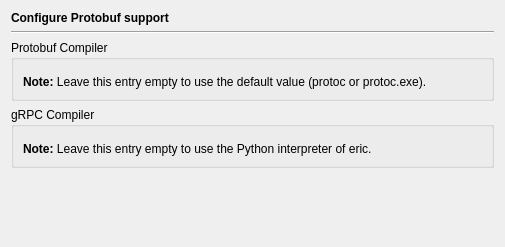
<?xml version="1.0" encoding="UTF-8"?>
<ui version="4.0">
 <class>ProtobufPage</class>
 <widget class="QWidget" name="ProtobufPage">
  <property name="geometry">
   <rect>
    <x>0</x>
    <y>0</y>
    <width>505</width>
    <height>247</height>
   </rect>
  </property>
  <layout class="QVBoxLayout" name="verticalLayout">
   <item>
    <widget class="QLabel" name="headerLabel">
     <property name="text">
      <string>&lt;b&gt;Configure Protobuf support&lt;/b&gt;</string>
     </property>
    </widget>
   </item>
   <item>
    <widget class="Line" name="line13">
     <property name="frameShape">
      <enum>QFrame::HLine</enum>
     </property>
     <property name="frameShadow">
      <enum>QFrame::Sunken</enum>
     </property>
     <property name="orientation">
      <enum>Qt::Horizontal</enum>
     </property>
    </widget>
   </item>
   <item>
    <widget class="QGroupBox" name="groupBox_2">
     <property name="title">
      <string>Protobuf Compiler</string>
     </property>
     <layout class="QVBoxLayout" name="verticalLayout_2">
      <item>
       <widget class="EricPathPicker" name="protocPicker" native="true">
        <property name="focusPolicy">
         <enum>Qt::StrongFocus</enum>
        </property>
        <property name="toolTip">
         <string>Enter the path to the protobuf compiler.</string>
        </property>
       </widget>
      </item>
      <item>
       <widget class="QLabel" name="textLabel1_5">
        <property name="text">
         <string>&lt;b&gt;Note:&lt;/b&gt; Leave this entry empty to use the default value (protoc or protoc.exe).</string>
        </property>
       </widget>
      </item>
     </layout>
    </widget>
   </item>
   <item>
    <widget class="QGroupBox" name="groupBox_3">
     <property name="title">
      <string>gRPC Compiler</string>
     </property>
     <layout class="QVBoxLayout" name="verticalLayout_3">
      <item>
       <widget class="EricPathPicker" name="grpcPythonPicker" native="true">
        <property name="focusPolicy">
         <enum>Qt::StrongFocus</enum>
        </property>
        <property name="toolTip">
         <string>Enter the path of the Python interpreter containing the gRPC compiler.</string>
        </property>
       </widget>
      </item>
      <item>
       <widget class="QLabel" name="textLabel1_6">
        <property name="text">
         <string>&lt;b&gt;Note:&lt;/b&gt; Leave this entry empty to use the Python interpreter of eric.</string>
        </property>
       </widget>
      </item>
     </layout>
    </widget>
   </item>
   <item>
    <spacer>
     <property name="orientation">
      <enum>Qt::Vertical</enum>
     </property>
     <property name="sizeHint" stdset="0">
      <size>
       <width>20</width>
       <height>81</height>
      </size>
     </property>
    </spacer>
   </item>
  </layout>
 </widget>
 <customwidgets>
  <customwidget>
   <class>EricPathPicker</class>
   <extends>QWidget</extends>
   <header>EricWidgets/EricPathPicker.h</header>
   <container>1</container>
  </customwidget>
 </customwidgets>
 <resources/>
 <connections/>
</ui>
